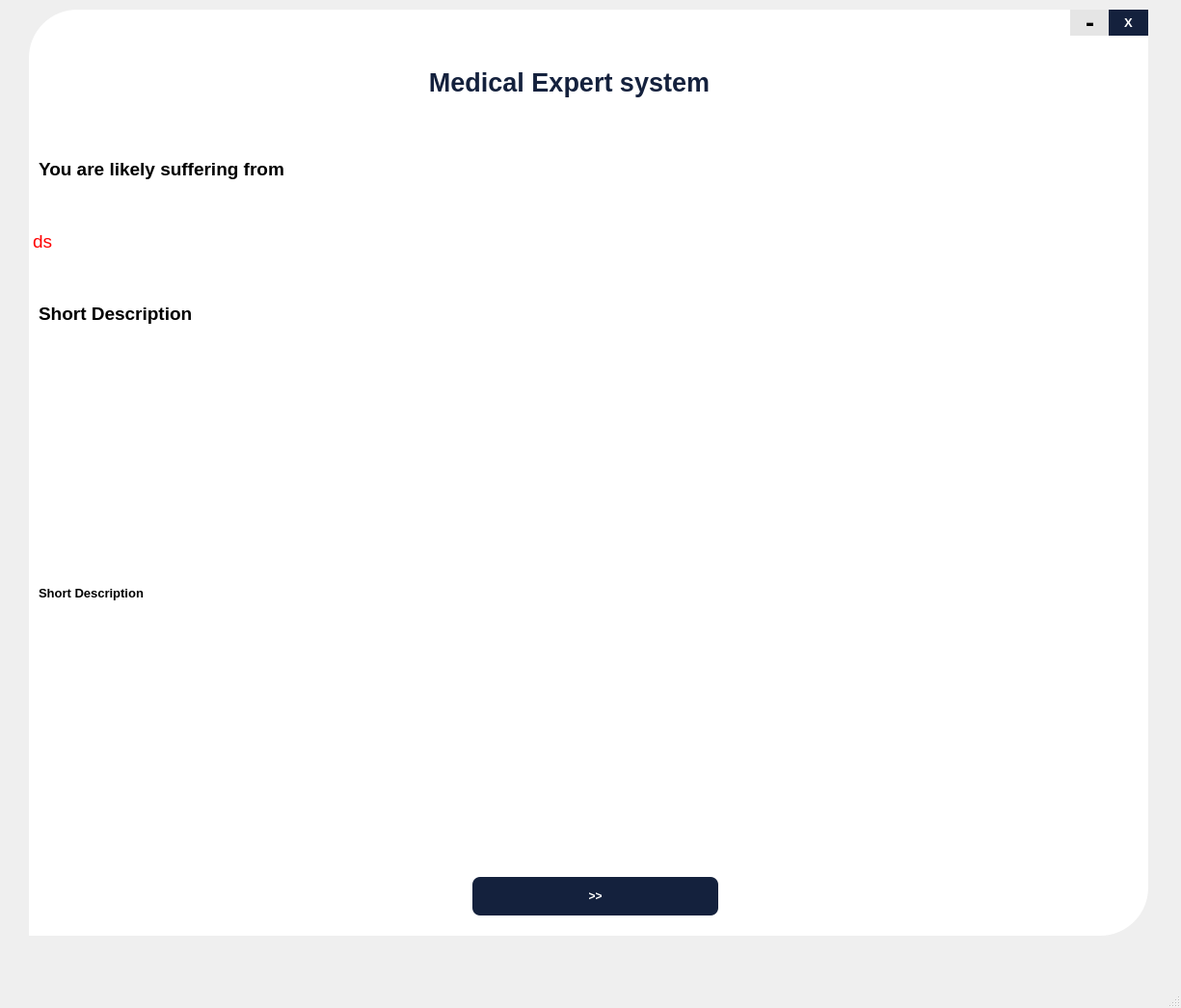
<?xml version="1.0" encoding="UTF-8"?>
<ui version="4.0">
 <class>MainWindow</class>
 <widget class="QMainWindow" name="MainWindow">
  <property name="geometry">
   <rect>
    <x>0</x>
    <y>0</y>
    <width>1225</width>
    <height>1046</height>
   </rect>
  </property>
  <property name="windowTitle">
   <string>MainWindow</string>
  </property>
  <widget class="QWidget" name="centralwidget">
   <widget class="QWidget" name="drop_widget" native="true">
    <property name="geometry">
     <rect>
      <x>-10</x>
      <y>0</y>
      <width>1221</width>
      <height>971</height>
     </rect>
    </property>
    <widget class="QLabel" name="label_7">
     <property name="geometry">
      <rect>
       <x>40</x>
       <y>10</y>
       <width>1161</width>
       <height>961</height>
      </rect>
     </property>
     <property name="styleSheet">
      <string notr="true">background-color:rgb(255,255,255);
border-bottom-right-radius:50px;
border-top-left-radius:50px;</string>
     </property>
     <property name="text">
      <string/>
     </property>
    </widget>
    <widget class="QLabel" name="label_8">
     <property name="geometry">
      <rect>
       <x>0</x>
       <y>40</y>
       <width>1201</width>
       <height>91</height>
      </rect>
     </property>
     <property name="font">
      <font>
       <pointsize>20</pointsize>
       <weight>75</weight>
       <bold>true</bold>
      </font>
     </property>
     <property name="styleSheet">
      <string notr="true">color:rgb(20, 33, 61);</string>
     </property>
     <property name="text">
      <string>Medical Expert system</string>
     </property>
     <property name="alignment">
      <set>Qt::AlignCenter</set>
     </property>
     <property name="wordWrap">
      <bool>true</bool>
     </property>
    </widget>
    <widget class="QLabel" name="label_9">
     <property name="geometry">
      <rect>
       <x>50</x>
       <y>150</y>
       <width>771</width>
       <height>51</height>
      </rect>
     </property>
     <property name="font">
      <font>
       <family>MS Shell Dlg 2</family>
       <pointsize>14</pointsize>
       <weight>75</weight>
       <bold>true</bold>
      </font>
     </property>
     <property name="text">
      <string>You are likely suffering from </string>
     </property>
    </widget>
    <widget class="QLabel" name="disease_id">
     <property name="geometry">
      <rect>
       <x>44</x>
       <y>225</y>
       <width>141</width>
       <height>51</height>
      </rect>
     </property>
     <property name="font">
      <font>
       <pointsize>14</pointsize>
       <weight>50</weight>
       <bold>false</bold>
      </font>
     </property>
     <property name="styleSheet">
      <string notr="true">color:red;</string>
     </property>
     <property name="text">
      <string>ds</string>
     </property>
    </widget>
    <widget class="QLabel" name="desc">
     <property name="geometry">
      <rect>
       <x>50</x>
       <y>410</y>
       <width>1131</width>
       <height>411</height>
      </rect>
     </property>
     <property name="font">
      <font>
       <family>MS Shell Dlg 2</family>
       <pointsize>10</pointsize>
       <weight>75</weight>
       <bold>true</bold>
      </font>
     </property>
     <property name="text">
      <string>Short Description</string>
     </property>
     <property name="scaledContents">
      <bool>true</bool>
     </property>
     <property name="wordWrap">
      <bool>true</bool>
     </property>
    </widget>
    <widget class="QLabel" name="label_11">
     <property name="geometry">
      <rect>
       <x>50</x>
       <y>300</y>
       <width>771</width>
       <height>51</height>
      </rect>
     </property>
     <property name="font">
      <font>
       <family>MS Shell Dlg 2</family>
       <pointsize>14</pointsize>
       <weight>75</weight>
       <bold>true</bold>
      </font>
     </property>
     <property name="text">
      <string>Short Description</string>
     </property>
    </widget>
    <widget class="QPushButton" name="more">
     <property name="geometry">
      <rect>
       <x>500</x>
       <y>910</y>
       <width>255</width>
       <height>40</height>
      </rect>
     </property>
     <property name="font">
      <font>
       <pointsize>9</pointsize>
       <weight>75</weight>
       <bold>true</bold>
      </font>
     </property>
     <property name="cursor">
      <cursorShape>PointingHandCursor</cursorShape>
     </property>
     <property name="styleSheet">
      <string notr="true">QPushButton{
border-radius: 8px;
background:#14213d;
height: 30px;
color: #fff;

}
QPushButton:hover{
background-color:rgb(0,0,0);
}
QPushButton:pressed{
padding-top:5px;
padding-left:5px;
}

</string>
     </property>
     <property name="text">
      <string>&gt;&gt;</string>
     </property>
    </widget>
    <widget class="QPushButton" name="min_butto_2">
     <property name="geometry">
      <rect>
       <x>1120</x>
       <y>10</y>
       <width>41</width>
       <height>27</height>
      </rect>
     </property>
     <property name="font">
      <font>
       <pointsize>20</pointsize>
       <weight>75</weight>
       <bold>true</bold>
      </font>
     </property>
     <property name="cursor">
      <cursorShape>PointingHandCursor</cursorShape>
     </property>
     <property name="styleSheet">
      <string notr="true">
QPushButton{

border-radius: 13.5px;
background:#e5e5e5;
color: #000;

}
QPushButton:hover{
background-color:#06d6a0;
color:#fff;
}
QPushButton:pressed{
padding-top:5px;
padding-left:5px;
}

</string>
     </property>
     <property name="text">
      <string>-</string>
     </property>
    </widget>
    <widget class="QPushButton" name="cls_button_2">
     <property name="geometry">
      <rect>
       <x>1160</x>
       <y>10</y>
       <width>41</width>
       <height>27</height>
      </rect>
     </property>
     <property name="font">
      <font>
       <pointsize>10</pointsize>
       <weight>75</weight>
       <bold>true</bold>
      </font>
     </property>
     <property name="cursor">
      <cursorShape>PointingHandCursor</cursorShape>
     </property>
     <property name="styleSheet">
      <string notr="true">
QPushButton{

border-radius: 13.5px;
background:#14213d;
color: #fff;

}
QPushButton:hover{
background-color:#e63946;
}
QPushButton:pressed{
padding-top:5px;
padding-left:5px;
}

</string>
     </property>
     <property name="text">
      <string>X</string>
     </property>
    </widget>
   </widget>
  </widget>
  <widget class="QStatusBar" name="statusbar"/>
 </widget>
 <resources/>
 <connections/>
</ui>
